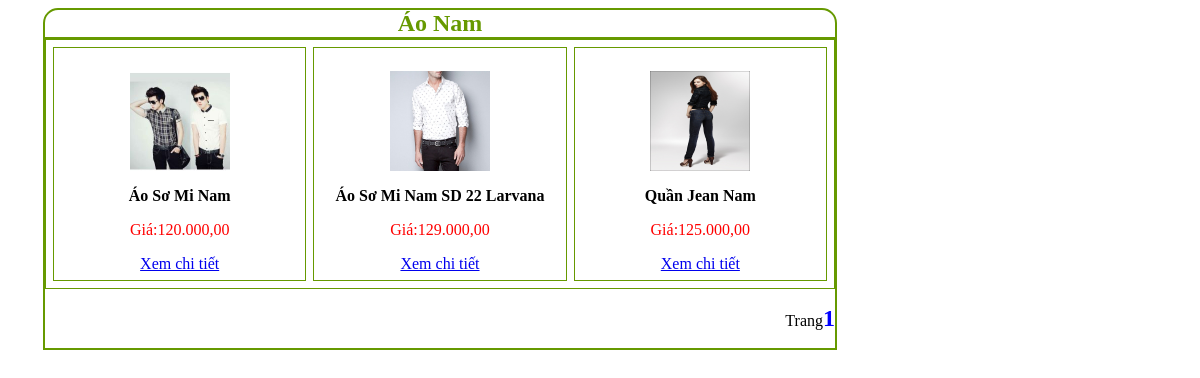
The app's page /sanphamtheoloai.php?idLoai=1 with its own data.
### tables this page shows
CREATE TABLE IF NOT EXISTS `loaisanpham` (
  `idLoai` int(255) NOT NULL AUTO_INCREMENT,
  `idCL` int(255) NOT NULL,
  `TenLoai` varchar(100) NOT NULL,
  `AnHien` int(255) NOT NULL,
  PRIMARY KEY (`idLoai`)
);

CREATE TABLE IF NOT EXISTS `sanpham` (
  `idSP` int(255) NOT NULL AUTO_INCREMENT,
  `idLoai` int(255) NOT NULL DEFAULT '0',
  `idCL` int(255) NOT NULL DEFAULT '0',
  `TenSP` varchar(100) NOT NULL,
  `MoTa` text NOT NULL,
  `NgayCapNhat` date NOT NULL DEFAULT '0000-00-00',
  `Gia` int(15) NOT NULL,
  `UrlHinh` varchar(255) NOT NULL,
  `SoLanXem` int(15) DEFAULT '0',
  `SoLuongTonKho` int(15) DEFAULT '0',
  `SoLuongDaBan` int(15) DEFAULT '0',
  `AnHien` int(15) NOT NULL DEFAULT '1',
  PRIMARY KEY (`idSP`)
);

### sanphamtheoloai.php (the view, shortened to what this page needs)
<!DOCTYPE html PUBLIC "-//W3C//DTD XHTML 1.0 Transitional//EN" "http://www.w3.org/TR/xhtml1/DTD/xhtml1-transitional.dtd">
<html xmlns="http://www.w3.org/1999/xhtml">
<head>
</head>
<body>
<?php
if (isset ($_GET['idLoai']))
{
$idLoai=$_GET['idLoai'];
}
$sll="select * from loaisanpham where idLoai='$idLoai'";
$qrl=mysql_query($sll);
?>
<div id="sanphamtheoloai">
	<div id="namesanphamtheoloai"><?php if ($rowl=mysql_fetch_array($qrl)) echo $rowl['TenLoai']; ?></div>
    <div id="contentsptl">
    <table cellpadding="7" cellspacing="7" width="790" border="1" bordercolor="#669900">
        <?php
		$sl="select * from sanpham where idLoai=".$rowl['idLoai'];
		$qr=mysql_query($sl);
		$tsd=mysql_num_rows($qr);
		$sc=5;
		$sd=2*$sc;
		$tst=ceil($tsd/$sd);
		if (isset ($_GET['trang']))
		$trang=intval($_GET['trang']);
		else
		$trang=1;
		$vitri=($trang-1)*$sd;
		$sl2="select * from sanpham where idLoai=".$rowl['idLoai']." limit $vitri,$sd";
		$qr2=mysql_query($sl2);
		while ($row2=mysql_fetch_array($qr2))
		{
		?>
        <tr>
  <td width="140" valign="middle" align="center">
            	<p><a href="index.php?link=sanpham&idSP=<?php echo $row2['idSP']; ?>"><img src="images/<?php echo $row2['UrlHinh'];?>" width="100" height="100" /></a></p>
            	<p><b><?php echo $row2['TenSP']; ?></b></p>
            	<p style="color:#F00">Giá:<?php echo number_format($row2['Gia'],2,",",".");?></p>
                <a href="index.php?link=sanpham&idSP=<?php echo $row2['idSP']; ?>">Xem chi tiết</a>
            </td>
            <?php
			for ($i=1;$i<$sc;$i++)
			{
				if ($row2=mysql_fetch_array($qr2))
				{
			?>
  <td width="140" valign="middle" align="center">
            	<p><a href="index.php?link=sanpham&idSP=<?php echo $row2['idSP']; ?>"><img src="images/<?php echo $row2['UrlHinh'];?>" width="100" height="100" /></a></p>
            	<p><b><?php echo $row2['TenSP']; ?></b></p>
            	<p style="color:#F00">Giá:<?php echo number_format($row2['Gia'],2,",",".");?></p>
                <a href="index.php?link=sanpham&idSP=<?php echo $row2['idSP']; ?>">Xem chi tiết</a>
            </td>
            <?php
				}
			}
			?>
        </tr>
        <?php
		}
		?>
        </table>
        <p align="right"><?php
	echo "Trang";
	for ($i=1;$i<=$tst;$i++)
	{
		if ($i==$trang)
		echo "<b><font size='5'; color='blue'>".$i."</font></b>";
		else
		echo "<a href='index.php?link=loaisp&idLoai=".$_GET['idLoai']."&trang=".$i."'.>".$i." "."</a>";
	}
?></p>
    </div>
</div>
</body>
</html>

### sanphamtheoloai.php (style rules this page uses)
#namesanphamtheoloai { width: 100%; border-bottom-width: 2px; border-bottom-style: solid; border-bottom-color: #690; font-size: 24px; font-weight: bolder; text-align: center; color: #690; }
#contentsptl { width: 100%; }

### records on screen
loaisanpham: TenLoai "Áo Nam"
sanpham: UrlHinh (picture), TenSP "Áo Sơ Mi Nam", Gia "120.000,00"
sanpham: UrlHinh (picture), TenSP "Áo Sơ Mi Nam SD 22 Larvana", Gia "129.000,00"
sanpham: UrlHinh (picture), TenSP "Quần Jean Nam", Gia "125.000,00"
